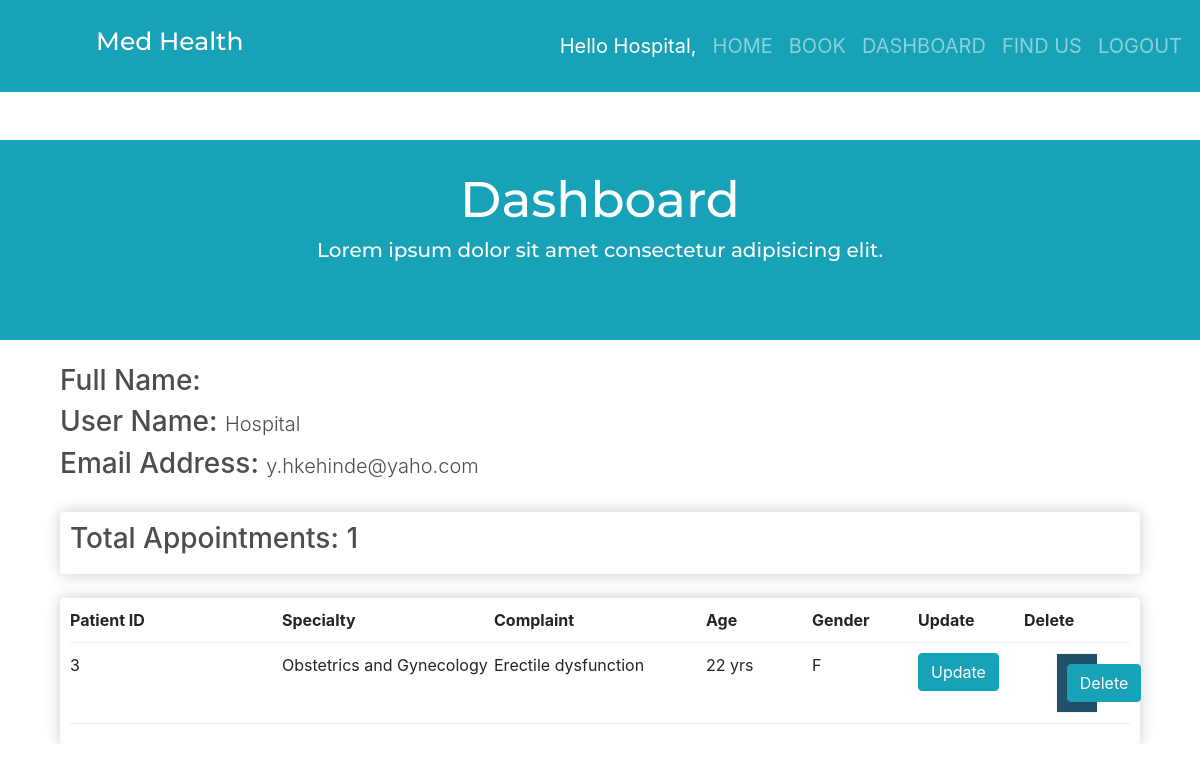
The page /dashboard/ (signed in) on the database its author committed.
### patient_app/models.py (models this page shows, shortened)
class BookDoctor(models.Model):
    CHOICES = (
        ('M', 'Male'),
        ('F', 'Female'),
    )
    patient_name = models.CharField(null = True, blank = True, max_length=100)
    patient_age = models.IntegerField(default = 0)
    patient_gender = models.CharField(max_length=100, choices= CHOICES, blank=True , null=True)
    patient_specialty = models.ForeignKey(Specialty, null = True, blank = True, on_delete = models.SET_NULL)
    patient_complaint = models.CharField(max_length=200, blank=True , null=True)
    date_booked = models.DateTimeField(auto_now_add=True)
    appointment_date = models.DateTimeField(auto_now_add=True)

### doctor_app/models.py (models this page shows)
class Specialty(models.Model):
    specialty_name = models.CharField(max_length=200, blank=True , null=True)
    specialty_description = models.CharField(max_length=200, blank=True , null=True)
    email = models.EmailField(max_length=100, blank=True, null=True)
    def __str__(self):
        return self.specialty_name

### patient_app/views.py (the view)
# urls.py: path('dashboard/', views.dashboard, name = 'dashboard'),
@login_required
def dashboard(request):
    patients = BookDoctor.objects.all()
    profile = Profile.objects.all()
    return render(request, 'patients/dashboard.html', {'profile': profile, 'patients': patients})

### templates/patients/dashboard.html (shortened to what this page needs)
{% extends 'base.html' %}
{% block content %}
<div class = "bg-info top-logo">
  <h1>Dashboard</h1>
  <h5>Lorem ipsum dolor sit amet consectetur adipisicing elit.</h5>
</div>
<div class="container">
  <br>
  <div class = "container">
    <h3>Full Name:  </h3>
    <h3> User Name: <span class = "lead">{{user.username |title }}</span></h3>
    <h3> Email Address: <span class = "lead">{{user.email}}</span></h3>
  </div>
  <br />
  <div class="container">
    <div class="row">
      <div class="col-md-12">
        <div class="box-element">
          <h3>Total Appointments: {{patients.count}}</h3>
        </div>
        <br />
        <div class="box-element">
          <div class="patient-row">
            <div style="flex: 2"><strong>Patient ID</strong></div>
            <div style="flex: 2"><strong>Specialty</strong></div>
            <div style="flex: 2"><strong>Complaint</strong></div>
            <div style="flex: 1"><strong>Age</strong></div>
            <div style="flex: 1"><strong>Gender</strong></div>
            <div style="flex: 1"><strong>Update</strong></div>
            <div style="flex: 1"><strong>Delete</strong></div>
          </div>
          {% for patient in patients %}
          <div class="patient-row">
            <div style="flex: 2"><p>{{patient.id}}</p></div>
            <div style="flex: 2"><p>{{patient.patient_specialty}}</p></div>
            <div style="flex: 2"><p>{{patient.patient_complaint}}</p></div>
            <div style="flex: 1"><p>{{patient.patient_age}} yrs</p></div>
            <div style="flex: 1">
              <p class="quantity">{{patient.patient_gender}}</p>
            </div>
            <div style="flex: 1">
              <a href="{% url 'patient_update' patient.id %}">
                  <input
                  type="submit"
                  value="Update"
                  class="btn btn-info"
                  type="button"
                />
              </a>
            </div>
            <div style="flex: 1">
              <form action="/delete/{{patient.id}}" method="POST">
                <input
                  type="submit"
                  value="Delete"
                  class="btn btn-info"
                  type="button"
                />
              </form>
            </div>
          </div>
          {% endfor %}
        </div>
      </div>
    </div>
  </div>
  </div>
{% endblock %}

### templates/base.html (shortened to what this page needs)
{% load static %}
<!DOCTYPE html>
<html lang="en">
<head>
    <link rel="stylesheet" href="{% static 'css/main.css' %}">
     <link
     rel="stylesheet"
     href="https://stackpath.bootstrapcdn.com/bootstrap/4.5.0/css/bootstrap.min.css"
   />
     <link
     rel="stylesheet"
     href="https://cdnjs.cloudflare.com/ajax/libs/font-awesome/5.11.2/css/all.min.css"
   />
   <link href="https://unpkg.com/aos@2.3.1/dist/aos.css" rel="stylesheet">
</head>
<body>
    <nav class="navbar navbar-expand-lg navbar-dark bg-info">
        <a class="nav-link" href=""><h1 class="navbar-brand" style = "font-size: 25px">Med Health</h1></a>
        <div class="collapse navbar-collapse" id="navbarNav">
          <ul class="nav navbar-nav ml-auto">
            {% if user.is_authenticated %}
              <li class="nav-item active">
                <a class="nav-link active" href="">Hello {{user.username | title}}, <span class="sr-only">(current)</span></a>
              </li>
              <li class="nav-item">
                <a class="nav-link" href="{% url 'home' %}">HOME</a>
              </li>
              <li class="nav-item">
                <a class="nav-link" href="{% url 'book'%}">BOOK</a>
              </li>
              <li class="nav-item">
                <a class="nav-link" href="{% url 'dashboard'%}">DASHBOARD</a>
              </li>
              <li class="nav-item">
                <a class="nav-link" href="{% url 'map'%}">FIND US</a>
              </li>
              <li class="nav-item">
                <a class="nav-link" href="{% url 'logout'%}">LOGOUT</a>
              </li>
            {% endif %}
          </ul>
     </nav>
    <br><br>
    {% block content %}
    {% endblock %}
</body>
</html>

### doctor_app/static/css/main.css (style rules this page uses)
html,body { position: relative; overflow-x: hidden; }
body { background-color: hsl(0, 0%, 98%); font-family: 'montserrat'; }
h1, h2, h3, h4, h5, h6 { color: hsl(0, 0%, 30%); }
.box-element { box-shadow: hsl(0, 0%, 80%) 0 0 16px; background-color: #fff; border-radius: 4px; padding: 10px; }
.patient-row { display: flex; align-items: flex-stretch; padding-bottom: 10px; margin-bottom: 10px; border-bottom: 1px solid #ececec; }
form { margin: 0 auto; width: 40%; padding: 10px; border:1px solid whitesmoke; background-color: #225069 !important; }
.navbar-brand { margin-left: 70px; font-family: 'montserrat'; }
.navbar-nav li a { font-size: 20px !important; }
.navbar { background-color: #225069 !important; padding: 10px !important; }
.top-logo { text-align: center; padding-top: 30px; font-family: 'montserrat'; height: 200px; }
.top-logo h1 { color: #fff; font-size: 50px; }
.top-logo h5 { color: #fff; font-size: 20px; }

### rows shown on the page
BookDoctor: id "3", patient_specialty "Obstetrics and Gynecology", patient_complaint "Erectile dysfunction", patient_age "22", patient_gender "F"

### other values the page prints
{{ user.username | title }} "Hospital"
{{ user.username |title }} "Hospital"
{{ user.email }} "y.hkehinde@yaho.com"
{{ patients.count }} "1"
